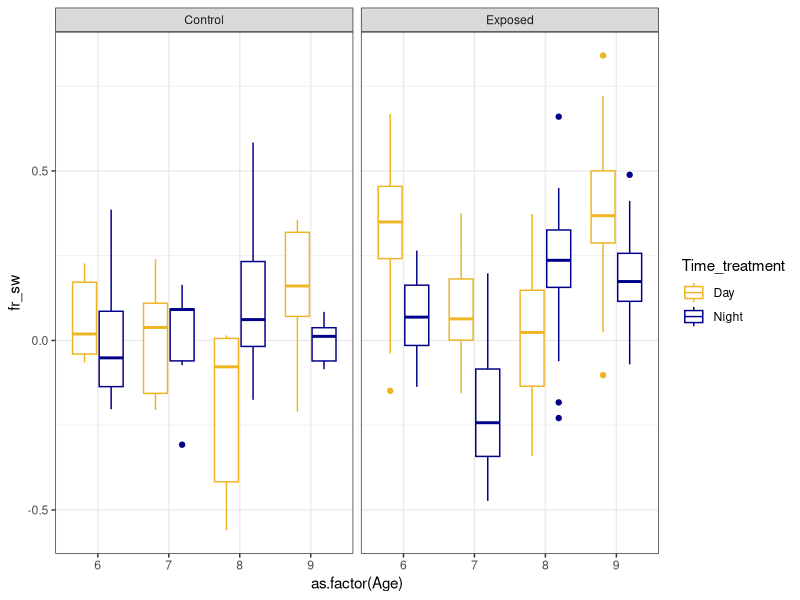

Here is the R script that generated this plot:
## ---- chunk 1

library(tidyverse)
library(patchwork)

knitr::opts_chunk$set(echo = TRUE)
## ---- chunk 2
feed_data<-read.csv("data/feeding_data_3.28.21.csv", header=T)

## ---- chunk 3
#calculate the mean of the controls for each plate
summary_data <- feed_data %>%
  group_by(Plate_Control) %>%
  mutate(control_mean = mean(Control_Flour_Reading, na.rm = T)) %>%
  select(Plate_Control, control_mean) %>%
  distinct() %>% as.data.frame()

#remove extra row
summary_data  <- summary_data[!(summary_data$Plate_Control == ""),]

#match control mean with plate treatment
map = setNames(summary_data$control_mean,summary_data$Plate_Control)
feed_data$control_mean <- map[as.character(feed_data$Plate_Treatment)]

#volume, mL
v = 10

#time, hours
t = 9

##difference in feeding compared to control
k=feed_data$control_mean/feed_data$Flourometry_Reading

##calculate feeding rate (Sarnelle and Wilson)
feed_data$fr_sw <- log(k) * (v/t)

#calculate mean feeding rate per animal (keep rate > 0)
animal_mean <- feed_data %>%
  #keep fr_sw values > 0
  #filter(fr_sw > 0) %>% #this removes 64 animals...
  #group based on these variables
  group_by(Time_treatment, Age, Animal, Exposed.Control) %>%
  #means based on groups above
  summarise(fr_sw = mean(fr_sw, na.rm=TRUE))



## ---- chunk 4
animal_mean %>%
  ggplot()+
  geom_boxplot(aes(x=as.factor(Age), y=fr_sw, color=Time_treatment))+
  scale_color_manual(values=c("goldenrod2", "darkblue"))+
  facet_grid(.~Exposed.Control)+
  theme_bw()
